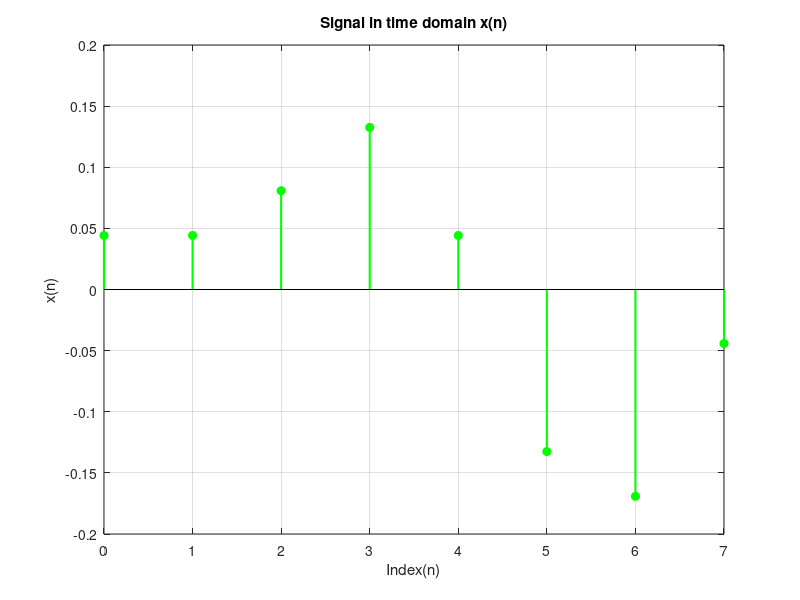

Write the MATLAB code that produced this figure.
close all,clear all;clc;
Xk=[0,-4i ,1.414+1.414i, 0 , 0, 0, 1.414-1.414i ,4i];
N=8;
n=[0:1:N-1];
k=[0:1:N-1];

WN=exp(-j*2*pi/N);

nk=n'*k;

WNnk=WN.^nk;

B=inv(WNnk);
Xk_inv=Xk.';
Xn=(1/N)*(Xk)*B
figure;
stem(n,Xn,'filled','g','LineWidth',1.5)
xlabel('Index(n)'),ylabel('x(n)'),title('Signal in time domain x(n)'),grid;